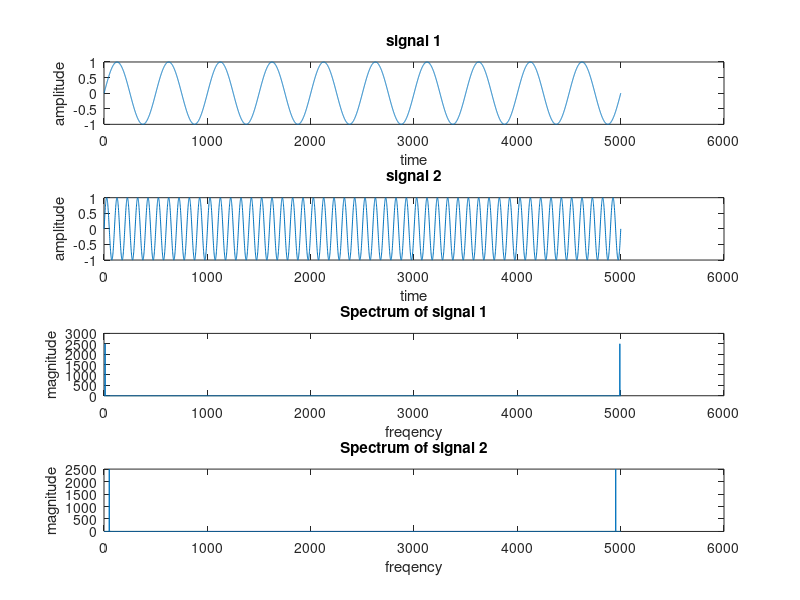
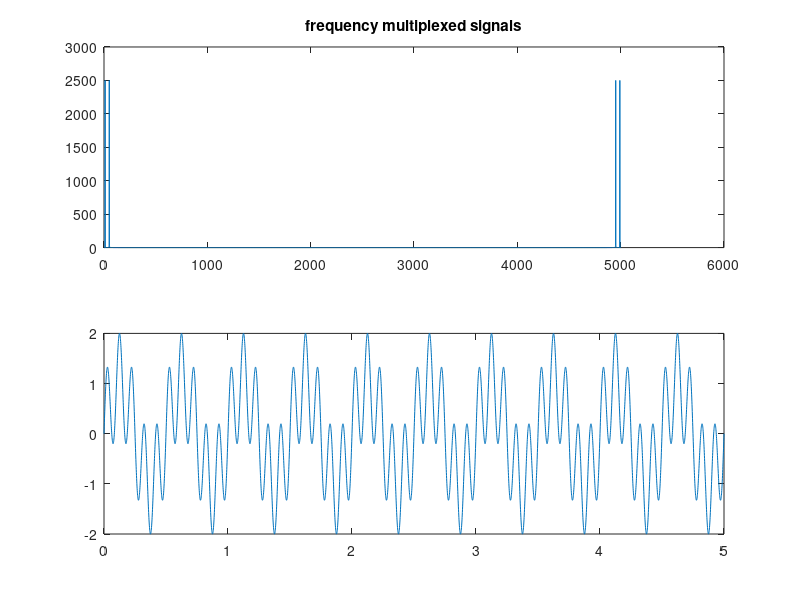

The MATLAB source for these figures, in order:
%Sushant_b180062EC
close all
clear all
clc
t = [0:0.001:5];
x1 = sin(2*pi*2*t); 
z1 = fft(x1);
z1=abs(z1);
x2 = sin(2*pi*10*t); 
z2 = fft(x2);
z2=abs(z2);
figure;
subplot(4,1,1); 
plot(x1);
title('signal 1');
xlabel('time');
ylabel('amplitude');
subplot(4,1,2); 
plot(x2);
title('signal 2');
xlabel('time');
ylabel('amplitude');
subplot(4,1,3); plot(z1);
title('Spectrum of signal 1');
xlabel('freqency');
ylabel('magnitude');
subplot(4,1,4); 
plot(z2);
title('Spectrum of signal 2');
xlabel('freqency');
ylabel('magnitude');
z=z1+z2;
x = x1+x2;
figure;
subplot(2,1,1);
plot(z);
title('frequency multiplexed signals'); 
subplot(2,1,2)
plot(t,x);